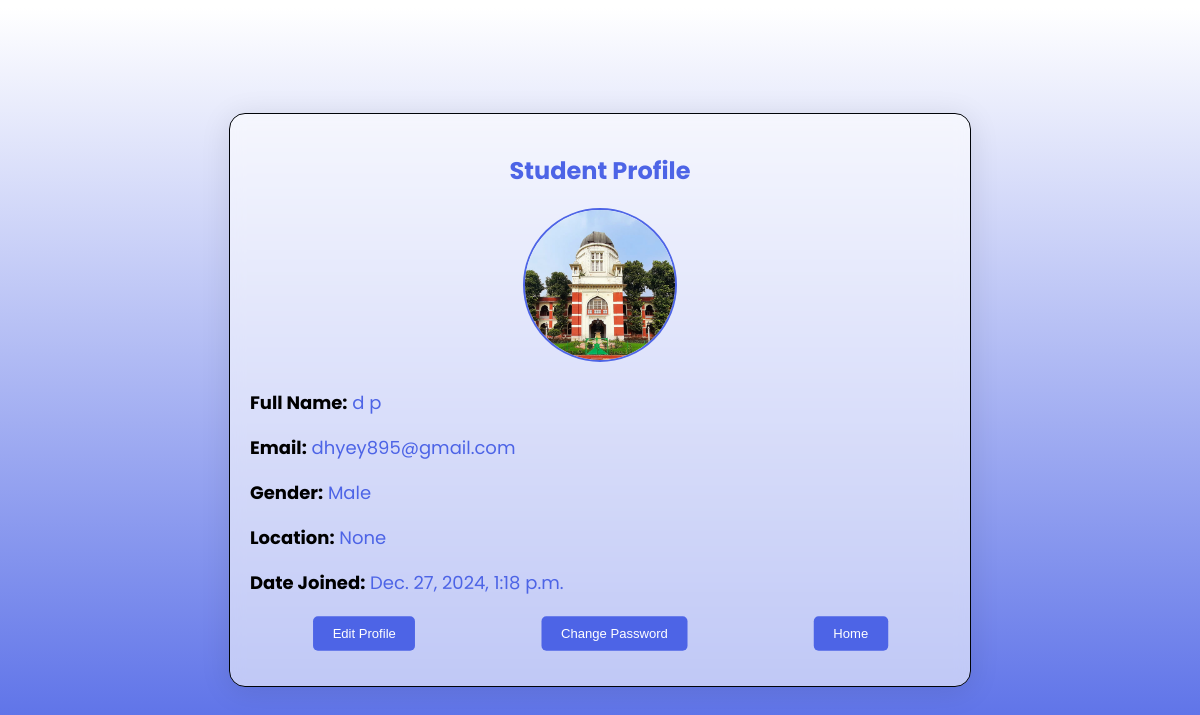
/profile/ (signed in), run on the app's committed database.
### login/models.py (models this page shows, shortened)
class User(AbstractBaseUser, PermissionsMixin):
    email = models.EmailField(unique=True)
    first_name = models.CharField(max_length=50)
    last_name = models.CharField(max_length=50)
    is_student = models.BooleanField(default=False)
    is_teacher = models.BooleanField(default=False)
    is_verified = models.BooleanField(default=False)
    otp = models.CharField(max_length=6, blank=True, null=True)
    prn = models.CharField(max_length=20, blank=True, null=True)
    is_staff = models.BooleanField(default=False)
    is_active = models.BooleanField(default=True)
    profile_picture = models.ImageField(upload_to='profile_pics/', blank=True, null=True)
    GENDER_CHOICES = [
        ('Male', 'Male'),
        ('Female', 'Female'),
        ('Other', 'Other'),
    ]
    gender = models.CharField(max_length=10, choices=GENDER_CHOICES, default='Male')
    location = models.CharField(max_length=100, blank=True, null=True)
    date_joined = models.DateTimeField(auto_now_add=True)
    USERNAME_FIELD = 'email'
    REQUIRED_FIELDS = ['first_name', 'last_name']
    objects = CustomUserManager()
    groups = models.ManyToManyField(
        'auth.Group',
        related_name='custom_user_set',
        blank=True,
        help_text='The groups this user belongs to. A user will get all permissions granted to each of their groups.',
        verbose_name='groups',
    )
    user_permissions = models.ManyToManyField(
        'auth.Permission',
        related_name='custom_user_set',
        blank=True,
        help_text='Specific permissions for this user.',
        verbose_name='user permissions',
    )

### login/views.py (the view)
# urls.py: path('profile/', profile_view, name='profile_view'),
@login_required
def profile_view(request):
    user = request.user
    if request.method == 'POST':
        profile_form = ProfileForm(request.POST, request.FILES, instance=user)
        if profile_form.is_valid():
            user = profile_form.save(commit=False)
            if profile_form.cleaned_data.get('password'):
                user.set_password(profile_form.cleaned_data['password'])
                update_session_auth_hash(request, user)
            user.save()
            messages.success(request, 'Your profile has been updated successfully.')
            return redirect('profile_view')
    else:
        profile_form = ProfileForm(instance=user)
    if user.is_student:
        return render(request, 'profile_student.html', {'profile_form': profile_form})
    elif user.is_teacher:
        return render(request, 'profile_teacher.html', {'profile_form': profile_form})
    else:
        return render(request, 'profile.html', {'profile_form': profile_form})  # Default for any other type

### login/templates/profile_student.html (shortened to what this page needs)
<!DOCTYPE html>
{% load static %}
<html lang="en">
<head>
</head>
<body>
    <div class="profile-container">
        <h2>Student Profile</h2>
        <div class="profile-img-section">
            {% if user.profile_picture %}
            <img src="{{ user.profile_picture.url }}" alt="Profile Image" class="profile-img" id="profile-img">
            {% else %}
            <img src="{% static 'images/profile.jpg' %}" alt="Default Profile Image" class="profile-img" id="profile-img">
            {% endif %}
        </div>
        <div class="profile-details">
            <p><strong>Full Name:</strong> {{ user.first_name }} {{ user.last_name }}</p>
            <p><strong>Email:</strong> {{ user.email }}</p>
            <p><strong>Gender:</strong> {{ user.gender }}</p>
            <p><strong>Location:</strong> {{ user.location }}</p>
            <p><strong>Date Joined:</strong> {{ user.date_joined }}</p>
        </div>
        <div class="btn-container">
            <button class="profile-btn" id="editProfileBtn">Edit Profile</button>
            <button class="profile-btn"><a href="{% url 'request_password_change' %}">Change Password</a></button>
            <button class="profile-btn"><a href="{% url 'teacher_home' %}">Home</a></button>
        </div>
    </div>
</body>
</html>

### login/templates/profile_student.html (style rules this page uses)
:root { --foreground: #4d64e6; --background: #80af81; --main-bg: #d6efd8; --alert-bg: #ffdb4d; --alert-text: #333; }
body { margin: 0; background: linear-gradient(0deg, #4d64e6 0%, #ffffff 99%); font-family: "Poppins"; display: flex; justify-content: center; align-items: center; height: 100vh; }
.profile-container { padding: 20px; background: rgba(255, 255, 255, 0.59); border-radius: 16px; box-shadow: 0 4px 30px rgba(0, 0, 0, 0.1); backdrop-filter: blur(7.3px); -webkit-backdrop-filter: blur(7.3px); border: 1px solid rgba(1, 4, 9, 1); max-width: 700px; width: 90%; }
.profile-container h2 { text-align: center; margin-bottom: 20px; color: var(--foreground); }
.profile-details, .profile-img-section { margin-bottom: 20px; }
.profile-details { text-align: left; color: var(--foreground); }
.profile-details p { font-size: 18px; margin-bottom: 10px; }
.profile-details p strong { color: #000; }
.profile-img-section { text-align: center; }
.profile-img { width: 150px; height: 150px; border-radius: 50%; object-fit: cover; border: 2px solid var(--foreground); }
.btn-container { display: flex; justify-content: space-around; }
.profile-btn { padding: 10px 20px; background-color: var(--foreground); border-radius: 5px; color: #fff; border: none; cursor: pointer; margin-bottom: 15px; transform: scale(0.98); transition: 0.3s ease-in-out; }
.profile-btn a { color: white; text-decoration: none; }

### data on the page
User: profile_picture (picture), first_name "d", last_name "p", email "dhyey895@gmail.com", gender "Male", location "None", date_joined "Dec. 27, 2024, 1:18 p.m."
